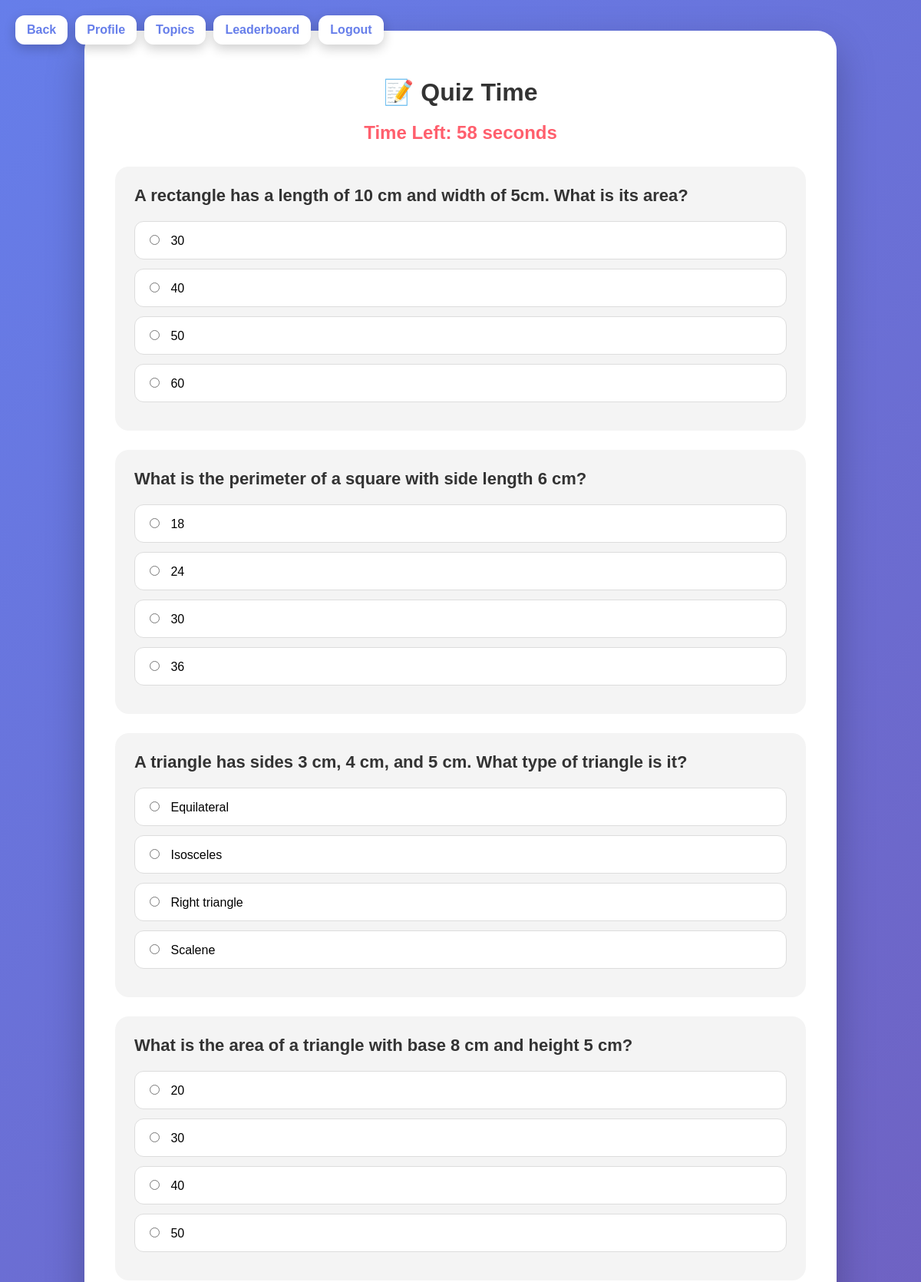
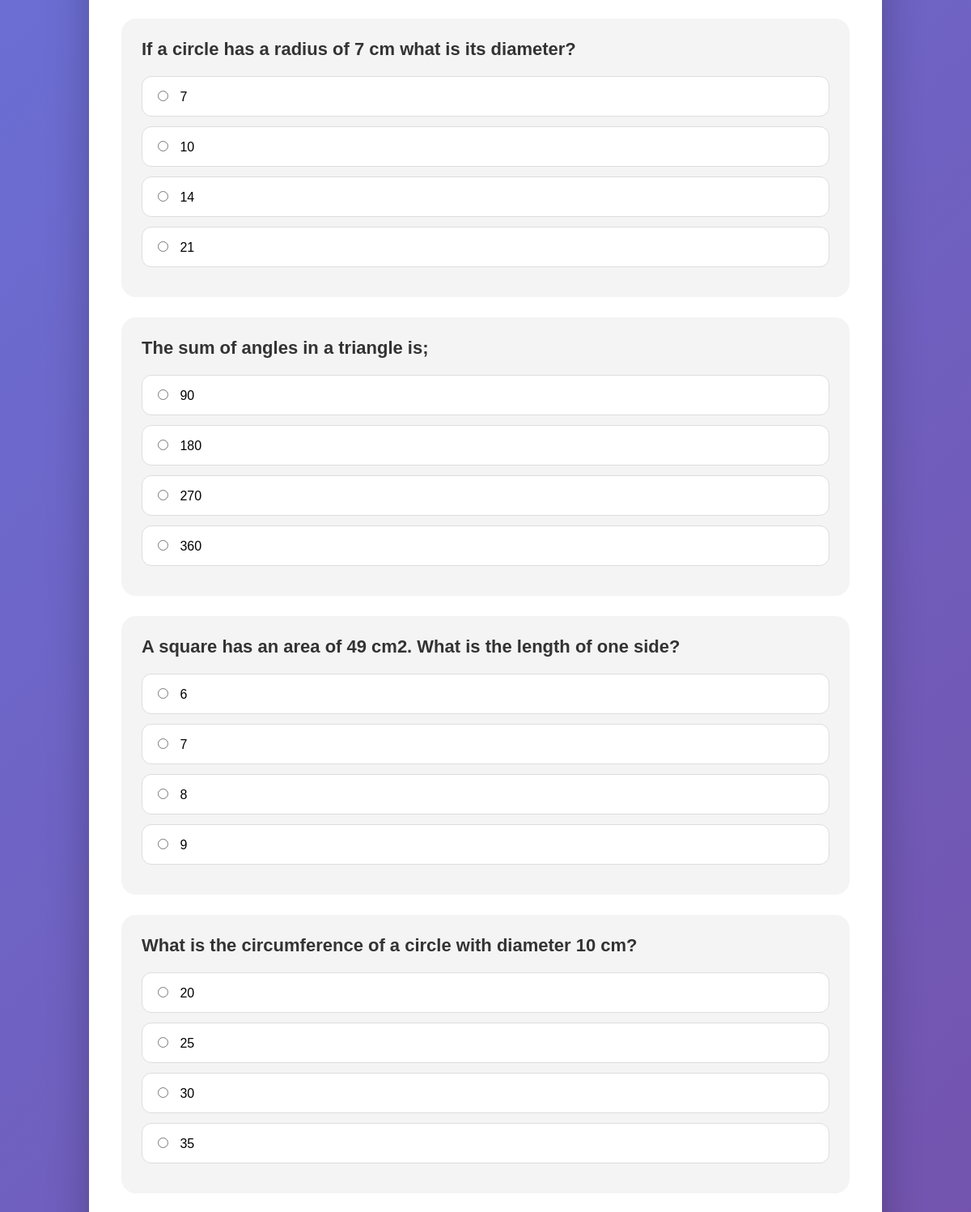
The app's page /quiz/1/ (upper part) with its own data (2 pictures, top to bottom).
### quiz/models.py (models this page shows, shortened)
class Question(models.Model):
    topic = models.ForeignKey(
        Topic,
        on_delete=models.CASCADE
    )
    text = models.CharField(max_length=255)
    option_a = models.CharField(max_length=100)
    option_b = models.CharField(max_length=100)
    option_c = models.CharField(max_length=100)
    option_d = models.CharField(max_length=100)
    correct_answer = models.CharField(max_length=1)

### quiz/views.py (the view, shortened to what this page needs)
# urls.py: path("quiz/<int:topic_id>/", views.quiz_view, name="quiz"),
def quiz_view(request, topic_id):
    questions = Question.objects.filter(topic_id=topic_id)
    topic = Topic.objects.get(id=topic_id)
    return render(request, "quiz/quiz.html", {
        "questions": questions,
        "topic": topic
    })

### templates/quiz/quiz.html (shortened to what this page needs)
<!DOCTYPE html>
<html lang="en">
<head>
</head>
<body>
<div class="navbar">
    <a href="javascript:history.back()">Back</a>
    <a href="/">Profile</a>
    <a href="/topics/">Topics</a>
    <a href="/leaderboard/">Leaderboard</a>
    <a href="/logout/">Logout</a>
</div>
<div class="container">
    <h1>📝 Quiz Time</h1>
    <div class="timer">
        Time Left: <span id="time">60</span> seconds
    </div>
    <form method="POST" id="quizForm">
        {% for q in questions %}
            <div class="question-card">
                <div class="question">{{ q.text }}</div>
                <label><input type="radio" name="question_{{ q.id }}" value="A"> {{ q.option_a }}</label>
                <label><input type="radio" name="question_{{ q.id }}" value="B"> {{ q.option_b }}</label>
                <label><input type="radio" name="question_{{ q.id }}" value="C"> {{ q.option_c }}</label>
                <label><input type="radio" name="question_{{ q.id }}" value="D"> {{ q.option_d }}</label>
            </div>
        {% endfor %}
    </form>
</div>
</body>
</html>

### templates/quiz/quiz.html (style rules this page uses)
body { margin:0; font-family:Arial, sans-serif; background: linear-gradient(135deg, #667eea, #764ba2); min-height:100vh; display:flex; justify-content:center; align-items:center; padding:40px 0; }
.container { width:90%; max-width:900px; background:white; padding:40px; border-radius:25px; box-shadow:0 20px 50px rgba(0,0,0,0.25); }
h1 { text-align:center; margin-bottom:20px; color:#333; }
.timer { text-align:center; font-size:24px; font-weight:bold; color:#ff5f6d; margin-bottom:30px; }
.question-card { background:#f4f4f4; padding:25px; border-radius:18px; margin-bottom:25px; }
.question { font-size:22px; font-weight:bold; margin-bottom:20px; color:#333; }
label { display:block; padding:14px; margin-bottom:12px; background:white; border-radius:12px; cursor:pointer; transition:0.3s; border:1px solid #ddd; }
input[type="radio"] { margin-right:10px; }
.navbar { position:fixed; top:20px; left:20px; z-index:999; display:flex; gap:10px; flex-wrap:wrap; }
.navbar a { background:white; color:#667eea; padding:10px 15px; border-radius:12px; text-decoration:none; font-weight:bold; box-shadow:0 5px 15px rgba(0,0,0,0.2); }

### records on screen
Question: text "A rectangle has a length of 10 cm and width of 5cm. What is its area?", option_a "30", option_b "40", option_c "50", option_d "60"
Question: text "What is the perimeter of a square with side length 6 cm?", option_a "18", option_b "24", option_c "30", option_d "36"
Question: text "A triangle has sides 3 cm, 4 cm, and 5 cm. What type of triangle is it?", option_a "Equilateral", option_b "Isosceles", option_c "Right triangle", option_d "Scalene"
Question: text "What is the area of a triangle with base 8 cm and height 5 cm?", option_a "20", option_b "30", option_c "40", option_d "50"
Question: text "If a circle has a radius of 7 cm what is its diameter?", option_a "7", option_b "10", option_c "14", option_d "21"
Question: text "The sum of angles in a triangle is;", option_a "90", option_b "180", option_c "270", option_d "360"
Question: text "A square has an area of 49 cm2. What is the length of one side?", option_a "6", option_b "7", option_c "8", option_d "9"
Question: text "What is the circumference of a circle with diameter 10 cm?", option_a "20", option_b "25", option_c "30", option_d "35"
